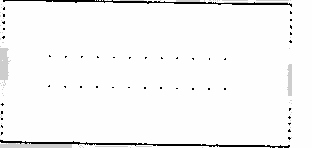
#> input picture combined_ws/src/combined_robot/maps/my_map.pgm, 312 x 148 px; its folder holds 3 pictures in this run
$ python make_figure10_nav2_path_waypoints.py
#> lines starting #> are read from the running program, lines starting #| are printed output that depends on the picture; after the words box and inside, x2 and y2 are one past the last pixel; in counts of white or black regions, pixels touching at a corner belong together
#> in main, raw_map is the input picture: PIL image 312x148 L; min 0, max 254, mean 246.2
#!/usr/bin/env python3
"""Create Figure 10 by drawing the Nav2 route and mission waypoints on the map."""

from __future__ import annotations

import math
import shutil
from pathlib import Path

import yaml
from PIL import Image, ImageDraw, ImageFont


ROOT = Path(__file__).resolve().parents[2]
MAP_DIR = ROOT / "src" / "combined_robot" / "maps"
CONFIG_DIR = ROOT / "src" / "combined_robot" / "config"
FIG_DIR = ROOT / "report_assets" / "figures"
DOWNLOADS_DIR = Path.home() / "Downloads"

MAP_YAML = MAP_DIR / "my_map.yaml"
MAP_PGM = MAP_DIR / "my_map.pgm"
MASK_PGM = MAP_DIR / "keepout_mask.pgm"
WAYPOINTS_YAML = CONFIG_DIR / "sera_waypoints.yaml"
INITIAL_POSE_YAML = CONFIG_DIR / "sera_initial_pose.yaml"

ROUTE_NAME = "center_corridor_patrol"
OUT_PNG = FIG_DIR / "figure10_nav2_global_path_waypoints.png"
OUT_PDF = FIG_DIR / "figure10_nav2_global_path_waypoints.pdf"


def load_font(size: int, bold: bool = False) -> ImageFont.FreeTypeFont:
    candidates = [
        "/usr/share/fonts/truetype/dejavu/DejaVuSans-Bold.ttf" if bold else "/usr/share/fonts/truetype/dejavu/DejaVuSans.ttf",
        "/usr/share/fonts/truetype/liberation2/LiberationSans-Bold.ttf" if bold else "/usr/share/fonts/truetype/liberation2/LiberationSans-Regular.ttf",
    ]
    for path in candidates:
        if Path(path).exists():
            return ImageFont.truetype(path, size)
    return ImageFont.load_default()


def colorize_occupancy_grid(gray: Image.Image) -> Image.Image:
    gray = gray.convert("L")
    out = Image.new("RGB", gray.size, "white")
#> out: PIL image 312x148 RGB; every value is 255
    px_in = gray.load()
    px_out = out.load()
    for y in range(gray.height):
        for x in range(gray.width):
            v = px_in[x, y]
            if v < 80:
                px_out[x, y] = (25, 25, 25)
            elif v > 230:
                px_out[x, y] = (255, 255, 255)
            else:
                px_out[x, y] = (205, 205, 205)
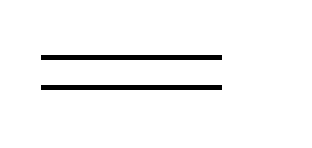
#> input picture combined_ws/src/combined_robot/maps/keepout_mask.pgm, 312 x 148 px
#> in main, mask is the input picture: PIL image 312x148 L; 96.1% white; 2 black regions, box (x1, y1, x2, y2) and area: (41, 55, 222, 60) 905, (41, 85, 222, 90) 905
    return out


def mask_alpha(mask: Image.Image) -> Image.Image:
    mask = mask.convert("L")
    alpha = Image.new("L", mask.size, 0)
#> alpha: PIL image 312x148 L; every value is 0
    src = mask.load()
    dst = alpha.load()
    for y in range(mask.height):
        for x in range(mask.width):
            if src[x, y] < 128:
                dst[x, y] = 75
    return alpha


def add_keepout_overlay(map_img: Image.Image, mask_img: Image.Image, scale: int) -> Image.Image:
    overlay = Image.new("RGBA", map_img.size, (215, 48, 39, 0))
    overlay.putalpha(mask_alpha(mask_img))
    composed = Image.alpha_composite(map_img.convert("RGBA"), overlay)
    composed = composed.resize((composed.width * scale, composed.height * scale), Image.Resampling.NEAREST)
#> composed: PIL image 1560x740 RGBA
    mask_scaled = mask_img.resize((mask_img.width * scale, mask_img.height * scale), Image.Resampling.NEAREST)
#> mask_scaled: PIL image 1560x740 L; 96.1% white; 2 black regions, box (x1, y1, x2, y2) and area: (205, 275, 1110, 300) 22625, (205, 425, 1110, 450) 22625

    hatch = Image.new("RGBA", composed.size, (0, 0, 0, 0))
#> hatch: PIL image 1560x740 RGBA; every value is 0
    hatch_draw = ImageDraw.Draw(hatch)
    for x in range(-composed.height, composed.width, 30):
        hatch_draw.line((x, composed.height, x + composed.height, 0), fill=(150, 18, 25, 70), width=2)

    hatch_alpha = Image.new("L", composed.size, 0)
#> hatch_alpha: PIL image 1560x740 L; every value is 0
    hp = hatch_alpha.load()
    mp = mask_scaled.load()
    for y in range(mask_scaled.height):
        for x in range(mask_scaled.width):
            if mp[x, y] < 128:
                hp[x, y] = 70
    hatch.putalpha(hatch_alpha)
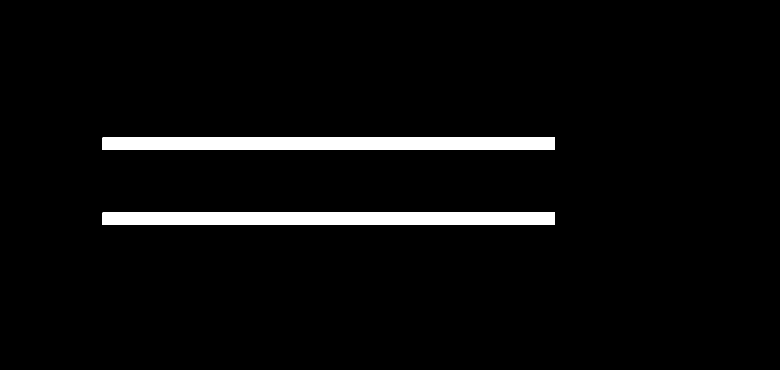
#> hatch_alpha: PIL image 1560x740 L (shown at 1/2 size); values 0 (black) and 70 (white), 3.9% white; 2 white regions, box (x1, y1, x2, y2) and area: (205, 275, 1110, 300) 22625, (205, 425, 1110, 450) 22625
    return Image.alpha_composite(composed, hatch)
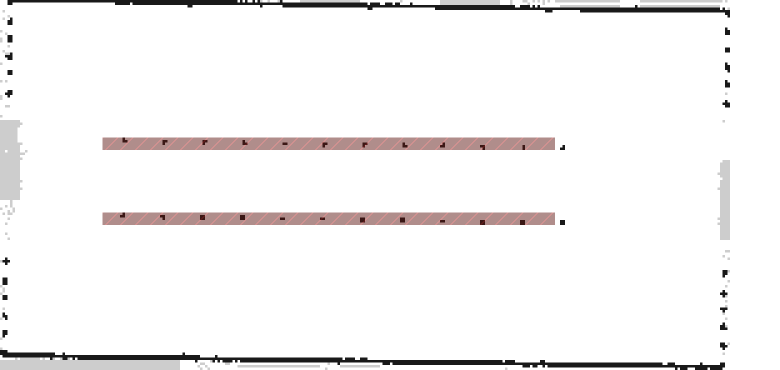
#> returned value: PIL image 1560x740 RGBA (shown at 1/2 size); mean R, G, B, A 245, 243.5, 243.4, 255


def load_yaml(path: Path) -> dict:
    with path.open("r", encoding="utf-8") as f:
        return yaml.safe_load(f)


def coalesce_waypoints(waypoints: list[dict], tolerance: float = 0.05) -> list[dict]:
    markers: list[dict] = []
    for waypoint in waypoints:
        if markers:
            last = markers[-1]
            if math.hypot(waypoint["x"] - last["x"], waypoint["y"] - last["y"]) <= tolerance:
                last["names"].append(waypoint["name"])
                last["yaw"] = waypoint["yaw"]
                continue
        markers.append(
            {
                "x": waypoint["x"],
                "y": waypoint["y"],
                "yaw": waypoint["yaw"],
                "names": [waypoint["name"]],
            }
        )
    return markers


def yaw_arrow_points(cx: int, cy: int, yaw: float, length: int = 42) -> tuple[tuple[int, int], tuple[int, int], tuple[int, int]]:
    # ROS map yaw uses +x forward and +y left; image y is inverted.
    ex = cx + int(math.cos(yaw) * length)
    ey = cy - int(math.sin(yaw) * length)
    left = yaw + math.radians(150)
    right = yaw - math.radians(150)
    lh = (ex + int(math.cos(left) * 13), ey - int(math.sin(left) * 13))
    rh = (ex + int(math.cos(right) * 13), ey - int(math.sin(right) * 13))
    return (cx, cy), (ex, ey), lh, rh


def draw_arrow(draw: ImageDraw.ImageDraw, cx: int, cy: int, yaw: float, color: tuple[int, int, int], width: int = 4) -> None:
    start, end, lh, rh = yaw_arrow_points(cx, cy, yaw)
    draw.line((*start, *end), fill=color, width=width)
    draw.polygon((end, lh, rh), fill=color)


def draw_marker(
    draw: ImageDraw.ImageDraw,
    x: int,
    y: int,
    label: str,
    fill: tuple[int, int, int],
    font: ImageFont.ImageFont,
    radius: int = 17,
) -> None:
    draw.ellipse((x - radius, y - radius, x + radius, y + radius), fill=fill, outline=(255, 255, 255), width=4)
    bbox = draw.textbbox((0, 0), label, font=font)
    tw = bbox[2] - bbox[0]
    th = bbox[3] - bbox[1]
    draw.text((x - tw / 2, y - th / 2 - 1), label, fill=(255, 255, 255), font=font)


def draw_label_box(draw: ImageDraw.ImageDraw, xy: tuple[int, int], text: str, font: ImageFont.ImageFont) -> None:
    x, y = xy
    pad_x = 9
    pad_y = 5
    bbox = draw.textbbox((x, y), text, font=font)
    rect = (bbox[0] - pad_x, bbox[1] - pad_y, bbox[2] + pad_x, bbox[3] + pad_y)
    draw.rounded_rectangle(rect, radius=6, fill=(255, 255, 255), outline=(170, 170, 170), width=1)
    draw.text((x, y), text, fill=(35, 35, 35), font=font)


def draw_legend(draw: ImageDraw.ImageDraw, x: int, y: int, font: ImageFont.ImageFont, bold_font: ImageFont.ImageFont) -> None:
    draw.line((x, y + 15, x + 52, y + 15), fill=(25, 96, 220), width=7)
    draw.text((x + 68, y), "Nav2 global path", fill=(35, 35, 35), font=font)

    sx = x + 330
    draw.ellipse((sx, y, sx + 30, y + 30), fill=(32, 139, 58), outline=(255, 255, 255), width=3)
    draw.text((sx + 45, y), "Start pose", fill=(35, 35, 35), font=font)

    wx = x + 575
    draw.ellipse((wx, y, wx + 30, y + 30), fill=(235, 128, 25), outline=(255, 255, 255), width=3)
    draw.text((wx + 45, y), "Waypoint", fill=(35, 35, 35), font=font)

    gx = x + 790
    draw.ellipse((gx, y, gx + 30, y + 30), fill=(127, 63, 152), outline=(255, 255, 255), width=3)
    draw.text((gx + 45, y), "Goal", fill=(35, 35, 35), font=font)

    kx = x + 970
    draw.rectangle((kx, y + 2, kx + 30, y + 30), fill=(215, 48, 39), outline=(130, 30, 35), width=2)
    draw.text((kx + 45, y), "Keepout", fill=(35, 35, 35), font=font)

    route_label = "Route source:"
    route_y = y + 54
    draw.text((x, route_y), route_label, fill=(70, 70, 70), font=font)
    label_box = draw.textbbox((x, route_y), route_label, font=font)
    draw.text((label_box[2] + 18, route_y), ROUTE_NAME, fill=(35, 35, 35), font=bold_font)


def draw_scale_bar(draw: ImageDraw.ImageDraw, x: int, y: int, scale: int, resolution: float, font: ImageFont.ImageFont) -> None:
    bar_m = 2.0
    bar_px = int((bar_m / resolution) * scale)
    draw.line((x, y, x + bar_px, y), fill=(20, 20, 20), width=5)
    draw.line((x, y - 10, x, y + 10), fill=(20, 20, 20), width=4)
    draw.line((x + bar_px, y - 10, x + bar_px, y + 10), fill=(20, 20, 20), width=4)
    draw.text((x + bar_px + 16, y - 17), "2 m", fill=(35, 35, 35), font=font)


def main() -> None:
    FIG_DIR.mkdir(parents=True, exist_ok=True)
    DOWNLOADS_DIR.mkdir(parents=True, exist_ok=True)

    map_meta = load_yaml(MAP_YAML)
    resolution = float(map_meta["resolution"])
    origin_x, origin_y = map(float, map_meta["origin"][:2])

    initial_pose = load_yaml(INITIAL_POSE_YAML)["initial_pose"]
    route = load_yaml(WAYPOINTS_YAML)["routes"][ROUTE_NAME]
    route_waypoints = route["waypoints"]

    raw_map = Image.open(MAP_PGM).convert("L")
    colored = colorize_occupancy_grid(raw_map)
    mask = Image.open(MASK_PGM).convert("L")

    scale = 5
    map_layer = add_keepout_overlay(colored, mask, scale)

    margin_x = 90
    margin_top = 80
    margin_bottom = 205
    canvas_w = map_layer.width + 2 * margin_x
#> canvas_w = 1740
    canvas_h = map_layer.height + margin_top + margin_bottom
#> canvas_h = 1025
    canvas = Image.new("RGB", (canvas_w, canvas_h), (248, 249, 250))

    map_x = margin_x
    map_y = margin_top
    shadow = Image.new("RGBA", (map_layer.width + 16, map_layer.height + 16), (0, 0, 0, 0))
#> shadow: PIL image 1576x756 RGBA; every value is 0
    sd = ImageDraw.Draw(shadow)
    sd.rectangle((8, 8, map_layer.width + 8, map_layer.height + 8), fill=(0, 0, 0, 24))
    canvas.paste(shadow.convert("RGB"), (map_x - 8, map_y - 8))
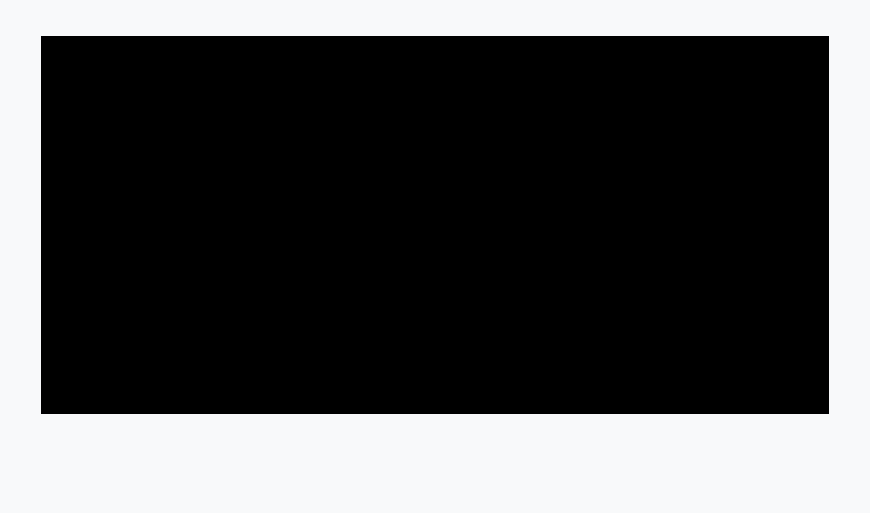
#> canvas: PIL image 1740x1025 RGB (shown at 1/2 size); mean R, G, B 82.3, 82.7, 83
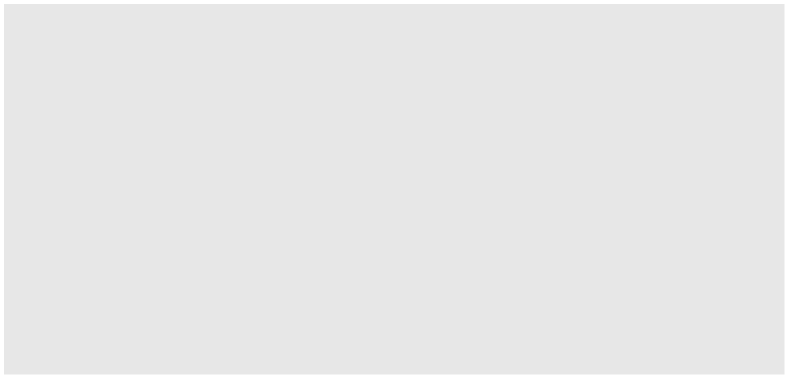
#> shadow: PIL image 1576x756 RGBA (shown at 1/2 size); mean R, G, B, A 0, 0, 0, 23.3; transparent parts drawn white
    canvas.paste(map_layer.convert("RGB"), (map_x, map_y))
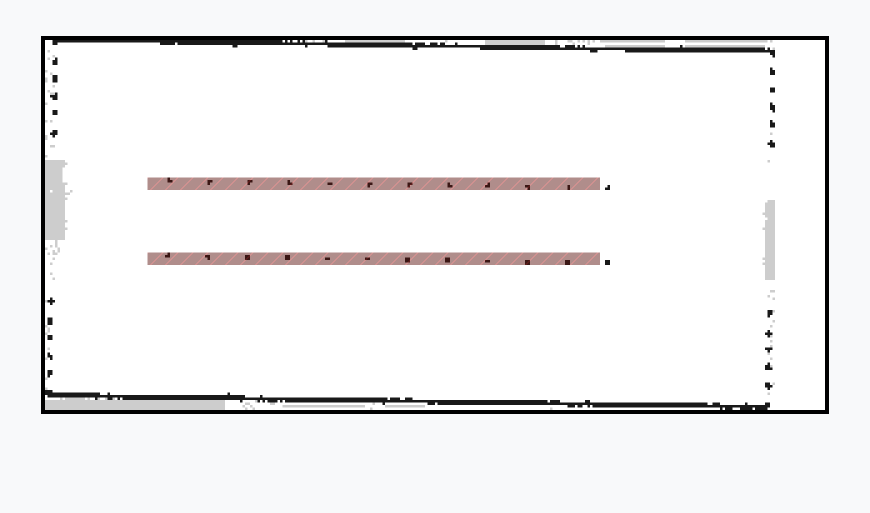
#> canvas: PIL image 1740x1025 RGB (shown at 1/2 size); mean R, G, B 240.9, 240.3, 240.6

    def world_to_canvas(x: float, y: float) -> tuple[int, int]:
#> called with x = 0.87, y = -0.19
        px = (x - origin_x) / resolution
        py = raw_map.height - 1 - ((y - origin_y) / resolution)
#> py = 41.72
        return int(round(map_x + px * scale)), int(round(map_y + py * scale))

    draw = ImageDraw.Draw(canvas)
    draw.rectangle((map_x, map_y, map_x + map_layer.width - 1, map_y + map_layer.height - 1), outline=(80, 80, 80), width=2)

    path_points_world = [
        {"x": initial_pose["x"], "y": initial_pose["y"], "yaw": initial_pose["yaw"], "name": "start"},
        *route_waypoints,
    ]
    path_points = [world_to_canvas(p["x"], p["y"]) for p in path_points_world]

    for width, color in ((14, (255, 255, 255)), (8, (25, 96, 220))):
        if len(path_points) > 1:
            draw.line(path_points, fill=color, width=width, joint="curve")

    # Direction arrows on longer route segments.
    for a, b in zip(path_points[:-1], path_points[1:]):
        ax, ay = a
        bx, by = b
        dist = math.hypot(bx - ax, by - ay)
        if dist < 90:
            continue
        mx = int(ax + (bx - ax) * 0.63)
        my = int(ay + (by - ay) * 0.63)
        yaw_img = math.atan2(by - ay, bx - ax)
        arrow_len = 34
        ex = int(mx + math.cos(yaw_img) * arrow_len)
        ey = int(my + math.sin(yaw_img) * arrow_len)
        left = yaw_img + math.radians(150)
        right = yaw_img - math.radians(150)
        draw.line((mx, my, ex, ey), fill=(20, 77, 176), width=6)
        draw.polygon(
            (
                (ex, ey),
                (int(ex + math.cos(left) * 13), int(ey + math.sin(left) * 13)),
                (int(ex + math.cos(right) * 13), int(ey + math.sin(right) * 13)),
            ),
            fill=(20, 77, 176),
        )
#> this loop made 12 passes
#> (ax, ay, bx, by, dist, mx, my, yaw_img) on passes 1, 3, 5, 7, 9, 11: (464, 289, 1367, 262, 903.4, 1032, 271, -0.0299), (1367, 262, 1367, 433, 171, 1367, 369, 1.57), (1367, 433, 213, 433, 1154, 639, 433, 3.14), (213, 433, 213, 600, 167, 213, 538, 1.57), (213, 600, 1327, 600, 1114, 914, 600, 0), (1282, 615, 1282, 437, 178, 1282, 502, -1.57)
#> (ax, ay, bx, by, dist) on passes 2, 4, 6, 8, 10, 12: (1367, 262, 1367, 262, 0), (1367, 433, 1367, 433, 0), (213, 433, 213, 433, 0), (213, 600, 213, 600, 0), (1327, 600, 1282, 615, 47.43), (1282, 437, 1282, 437, 0)

    font = load_font(26)
    small_font = load_font(23)
    marker_font = load_font(23, bold=True)
    bold_font = load_font(26, bold=True)

    sx, sy = world_to_canvas(initial_pose["x"], initial_pose["y"])
#> sx = 464; sy = 289
    draw_marker(draw, sx, sy, "S", (32, 139, 58), marker_font)
    draw_arrow(draw, sx, sy, initial_pose["yaw"], (32, 139, 58), width=4)
#> in yaw_arrow_points, `ex = cx + int(math.cos(yaw) * length)`: ex = 505
#> in yaw_arrow_points, `ey = cy - int(math.sin(yaw) * length)`: ey = 289
#> in yaw_arrow_points, `left = yaw + math.radians(150)`: left = 2.64
#> in yaw_arrow_points, `right = yaw - math.radians(150)`: right = -2.6
#> in yaw_arrow_points, `lh = (ex + int(math.cos(left) * 13), ey - int(math.sin(left) * 13))`: lh = (494, 283)
#> in yaw_arrow_points, `rh = (ex + int(math.cos(right) * 13), ey - int(math.sin(right) * 13))`: rh = (494, 295)
#> in draw_arrow, `start, end, lh, rh = yaw_arrow_points(cx, cy, yaw)`: start = (464, 289); end = (505, 289); lh = (494, 283); rh = (494, 295)
    draw_label_box(draw, (sx - 42, sy - 60), "Initial pose", small_font)

    markers = coalesce_waypoints(route_waypoints)
#> after the loop in coalesce_waypoints, `for waypoint in waypoints:`: markers = 7 items
#> markers = 7 items
    label_offsets = [
        (22, -42),
        (-58, -42),
        (-62, 28),
        (24, 30),
        (-62, -42),
        (-42, 30),
        (-72, -42),
        (24, -42),
    ]
    for index, waypoint in enumerate(markers, start=1):
        wx, wy = world_to_canvas(waypoint["x"], waypoint["y"])
        is_goal = index == len(markers)
        color = (127, 63, 152) if is_goal else (235, 128, 25)
        label = "G" if is_goal else str(index)
        draw_marker(draw, wx, wy, label, color, marker_font)
        draw_arrow(draw, wx, wy, waypoint["yaw"], color, width=3)
        if index in (1, 2, 3, 4, 5, len(markers)):
            ox, oy = label_offsets[(index - 1) % len(label_offsets)]
            text = "Goal" if is_goal else f"W{index}"
            draw_label_box(draw, (wx + ox, wy + oy), text, small_font)
#> this loop made 7 passes
#> (waypoint, px in world_to_canvas, py in world_to_canvas, wx, wy, is_goal, color, label) on pass 5: ({'x': 9.5, 'y': -3.3, 'yaw': -0.001, 'names': ['lower_end']}, 247.4, 103.9, 1327, 600, False, (235, 128, 25), '5')
#> (px in world_to_canvas, py in world_to_canvas, wx, wy, is_goal, color, label) on passes 1, 2, 3, 4, 7: (255.4, 36.32, 1367, 262, False, (235, 128, 25), '1'), (255.4, 70.52, 1367, 433, False, (235, 128, 25), '2'), (24.6, 70.52, 213, 433, False, (235, 128, 25), '3'), (24.6, 103.9, 213, 600, False, (235, 128, 25), '4'), (238.4, 71.32, 1282, 437, True, (127, 63, 152), 'G')

    legend_y = map_y + map_layer.height + 46
#> legend_y = 866
    draw_legend(draw, margin_x, legend_y, font, bold_font)
    draw_scale_bar(draw, canvas_w - margin_x - 300, map_y + map_layer.height + 94, scale, resolution, font)

    canvas.save(OUT_PNG, quality=95)
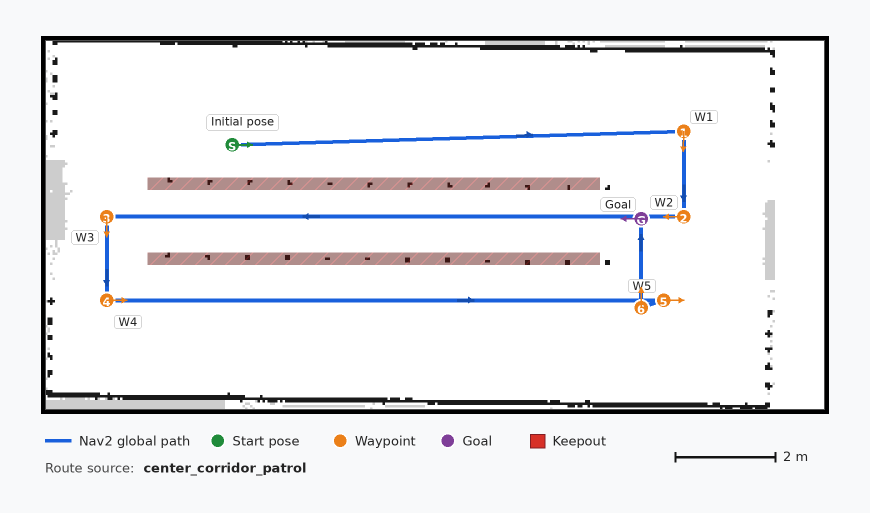
#> saved as figure10_nav2_global_path_waypoints.png: PIL image 1740x1025 RGB (shown at 1/2 size); mean R, G, B 235.3, 235.4, 237.2
    canvas.save(OUT_PDF, resolution=300.0)

    for path in (OUT_PNG, OUT_PDF):
        shutil.copy2(path, DOWNLOADS_DIR / path.name)
        print(path)
        print(DOWNLOADS_DIR / path.name)


if __name__ == "__main__":
    main()
